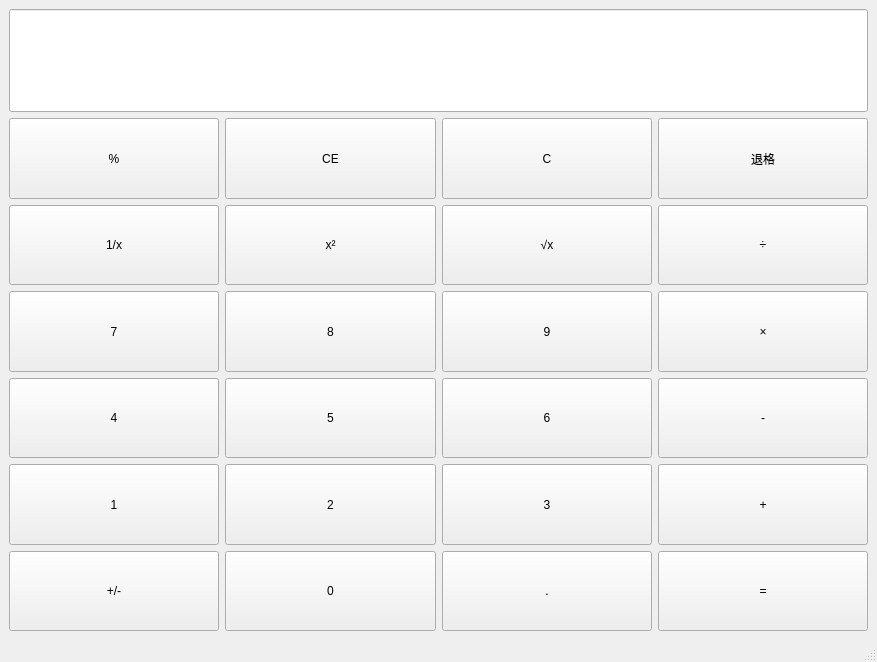
<?xml version="1.0" encoding="UTF-8"?>
<ui version="4.0">
 <class>MainWindow</class>
 <widget class="QMainWindow" name="MainWindow">
  <property name="geometry">
   <rect>
    <x>0</x>
    <y>0</y>
    <width>877</width>
    <height>662</height>
   </rect>
  </property>
  <property name="windowTitle">
   <string>MainWindow</string>
  </property>
  <property name="styleSheet">
   <string notr="true"/>
  </property>
  <widget class="QWidget" name="centralwidget">
   <layout class="QVBoxLayout" name="verticalLayout" stretch="1,5">
    <item>
     <widget class="QLineEdit" name="display">
      <property name="sizePolicy">
       <sizepolicy hsizetype="Expanding" vsizetype="Expanding">
        <horstretch>0</horstretch>
        <verstretch>0</verstretch>
       </sizepolicy>
      </property>
      <property name="font">
       <font>
        <family>Agency FB</family>
       </font>
      </property>
      <property name="alignment">
       <set>Qt::AlignRight|Qt::AlignTrailing|Qt::AlignVCenter</set>
      </property>
      <property name="readOnly">
       <bool>true</bool>
      </property>
     </widget>
    </item>
    <item>
     <layout class="QGridLayout" name="gridLayout" rowstretch="0,0,0,0,0,0,0,0,0,0" columnstretch="1,1,1,1">
      <item row="3" column="2">
       <widget class="QPushButton" name="btn_9">
        <property name="sizePolicy">
         <sizepolicy hsizetype="Expanding" vsizetype="Expanding">
          <horstretch>0</horstretch>
          <verstretch>0</verstretch>
         </sizepolicy>
        </property>
        <property name="text">
         <string>9</string>
        </property>
        <property name="iconSize">
         <size>
          <width>20</width>
          <height>20</height>
         </size>
        </property>
        <property name="checkable">
         <bool>false</bool>
        </property>
        <property name="checked">
         <bool>false</bool>
        </property>
        <property name="autoExclusive">
         <bool>false</bool>
        </property>
       </widget>
      </item>
      <item row="8" column="2">
       <widget class="QPushButton" name="btn_3">
        <property name="sizePolicy">
         <sizepolicy hsizetype="Expanding" vsizetype="Expanding">
          <horstretch>0</horstretch>
          <verstretch>0</verstretch>
         </sizepolicy>
        </property>
        <property name="text">
         <string>3</string>
        </property>
        <property name="iconSize">
         <size>
          <width>20</width>
          <height>20</height>
         </size>
        </property>
        <property name="checkable">
         <bool>false</bool>
        </property>
        <property name="checked">
         <bool>false</bool>
        </property>
        <property name="autoExclusive">
         <bool>false</bool>
        </property>
       </widget>
      </item>
      <item row="6" column="2">
       <widget class="QPushButton" name="btn_6">
        <property name="sizePolicy">
         <sizepolicy hsizetype="Expanding" vsizetype="Expanding">
          <horstretch>0</horstretch>
          <verstretch>0</verstretch>
         </sizepolicy>
        </property>
        <property name="text">
         <string>6</string>
        </property>
        <property name="iconSize">
         <size>
          <width>20</width>
          <height>20</height>
         </size>
        </property>
        <property name="checkable">
         <bool>false</bool>
        </property>
        <property name="checked">
         <bool>false</bool>
        </property>
        <property name="autoExclusive">
         <bool>false</bool>
        </property>
       </widget>
      </item>
      <item row="0" column="3">
       <widget class="QPushButton" name="btn_back">
        <property name="sizePolicy">
         <sizepolicy hsizetype="Expanding" vsizetype="Expanding">
          <horstretch>0</horstretch>
          <verstretch>0</verstretch>
         </sizepolicy>
        </property>
        <property name="text">
         <string>退格</string>
        </property>
        <property name="iconSize">
         <size>
          <width>20</width>
          <height>20</height>
         </size>
        </property>
        <property name="checkable">
         <bool>false</bool>
        </property>
        <property name="checked">
         <bool>false</bool>
        </property>
        <property name="autoExclusive">
         <bool>false</bool>
        </property>
       </widget>
      </item>
      <item row="8" column="3">
       <widget class="QPushButton" name="btn_add">
        <property name="sizePolicy">
         <sizepolicy hsizetype="Expanding" vsizetype="Expanding">
          <horstretch>0</horstretch>
          <verstretch>0</verstretch>
         </sizepolicy>
        </property>
        <property name="text">
         <string>+</string>
        </property>
        <property name="iconSize">
         <size>
          <width>20</width>
          <height>20</height>
         </size>
        </property>
        <property name="checkable">
         <bool>false</bool>
        </property>
        <property name="checked">
         <bool>false</bool>
        </property>
        <property name="autoExclusive">
         <bool>false</bool>
        </property>
       </widget>
      </item>
      <item row="0" column="2">
       <widget class="QPushButton" name="btn_clear">
        <property name="sizePolicy">
         <sizepolicy hsizetype="Expanding" vsizetype="Expanding">
          <horstretch>0</horstretch>
          <verstretch>0</verstretch>
         </sizepolicy>
        </property>
        <property name="text">
         <string>C</string>
        </property>
        <property name="iconSize">
         <size>
          <width>20</width>
          <height>20</height>
         </size>
        </property>
        <property name="checkable">
         <bool>false</bool>
        </property>
        <property name="checked">
         <bool>false</bool>
        </property>
        <property name="autoExclusive">
         <bool>false</bool>
        </property>
       </widget>
      </item>
      <item row="0" column="1">
       <widget class="QPushButton" name="btn_ce">
        <property name="sizePolicy">
         <sizepolicy hsizetype="Expanding" vsizetype="Expanding">
          <horstretch>0</horstretch>
          <verstretch>0</verstretch>
         </sizepolicy>
        </property>
        <property name="text">
         <string>CE</string>
        </property>
        <property name="iconSize">
         <size>
          <width>20</width>
          <height>20</height>
         </size>
        </property>
        <property name="checkable">
         <bool>false</bool>
        </property>
        <property name="checked">
         <bool>false</bool>
        </property>
        <property name="autoExclusive">
         <bool>false</bool>
        </property>
       </widget>
      </item>
      <item row="6" column="1">
       <widget class="QPushButton" name="btn_5">
        <property name="sizePolicy">
         <sizepolicy hsizetype="Expanding" vsizetype="Expanding">
          <horstretch>0</horstretch>
          <verstretch>0</verstretch>
         </sizepolicy>
        </property>
        <property name="text">
         <string>5</string>
        </property>
        <property name="iconSize">
         <size>
          <width>20</width>
          <height>20</height>
         </size>
        </property>
        <property name="checkable">
         <bool>false</bool>
        </property>
        <property name="checked">
         <bool>false</bool>
        </property>
        <property name="autoExclusive">
         <bool>false</bool>
        </property>
       </widget>
      </item>
      <item row="8" column="0">
       <widget class="QPushButton" name="btn_1">
        <property name="sizePolicy">
         <sizepolicy hsizetype="Expanding" vsizetype="Expanding">
          <horstretch>0</horstretch>
          <verstretch>0</verstretch>
         </sizepolicy>
        </property>
        <property name="text">
         <string>1</string>
        </property>
        <property name="iconSize">
         <size>
          <width>20</width>
          <height>20</height>
         </size>
        </property>
        <property name="checkable">
         <bool>false</bool>
        </property>
        <property name="checked">
         <bool>false</bool>
        </property>
        <property name="autoExclusive">
         <bool>false</bool>
        </property>
       </widget>
      </item>
      <item row="1" column="2">
       <widget class="QPushButton" name="btn_sqrt">
        <property name="sizePolicy">
         <sizepolicy hsizetype="Expanding" vsizetype="Expanding">
          <horstretch>0</horstretch>
          <verstretch>0</verstretch>
         </sizepolicy>
        </property>
        <property name="text">
         <string>√x</string>
        </property>
        <property name="iconSize">
         <size>
          <width>20</width>
          <height>20</height>
         </size>
        </property>
        <property name="checkable">
         <bool>false</bool>
        </property>
        <property name="checked">
         <bool>false</bool>
        </property>
        <property name="autoExclusive">
         <bool>false</bool>
        </property>
       </widget>
      </item>
      <item row="3" column="1">
       <widget class="QPushButton" name="btn_8">
        <property name="sizePolicy">
         <sizepolicy hsizetype="Expanding" vsizetype="Expanding">
          <horstretch>0</horstretch>
          <verstretch>0</verstretch>
         </sizepolicy>
        </property>
        <property name="text">
         <string>8</string>
        </property>
        <property name="iconSize">
         <size>
          <width>20</width>
          <height>20</height>
         </size>
        </property>
        <property name="checkable">
         <bool>false</bool>
        </property>
        <property name="checked">
         <bool>false</bool>
        </property>
        <property name="autoExclusive">
         <bool>false</bool>
        </property>
       </widget>
      </item>
      <item row="1" column="3">
       <widget class="QPushButton" name="btn_div">
        <property name="sizePolicy">
         <sizepolicy hsizetype="Expanding" vsizetype="Expanding">
          <horstretch>0</horstretch>
          <verstretch>0</verstretch>
         </sizepolicy>
        </property>
        <property name="text">
         <string>÷</string>
        </property>
        <property name="iconSize">
         <size>
          <width>20</width>
          <height>20</height>
         </size>
        </property>
        <property name="checkable">
         <bool>false</bool>
        </property>
        <property name="checked">
         <bool>false</bool>
        </property>
        <property name="autoExclusive">
         <bool>false</bool>
        </property>
       </widget>
      </item>
      <item row="9" column="1">
       <widget class="QPushButton" name="btn_0">
        <property name="sizePolicy">
         <sizepolicy hsizetype="Expanding" vsizetype="Expanding">
          <horstretch>0</horstretch>
          <verstretch>0</verstretch>
         </sizepolicy>
        </property>
        <property name="text">
         <string>0</string>
        </property>
        <property name="iconSize">
         <size>
          <width>20</width>
          <height>20</height>
         </size>
        </property>
        <property name="checkable">
         <bool>false</bool>
        </property>
        <property name="checked">
         <bool>false</bool>
        </property>
        <property name="autoExclusive">
         <bool>false</bool>
        </property>
       </widget>
      </item>
      <item row="6" column="0">
       <widget class="QPushButton" name="btn_4">
        <property name="sizePolicy">
         <sizepolicy hsizetype="Expanding" vsizetype="Expanding">
          <horstretch>0</horstretch>
          <verstretch>0</verstretch>
         </sizepolicy>
        </property>
        <property name="text">
         <string>4</string>
        </property>
        <property name="iconSize">
         <size>
          <width>20</width>
          <height>20</height>
         </size>
        </property>
        <property name="checkable">
         <bool>false</bool>
        </property>
        <property name="checked">
         <bool>false</bool>
        </property>
        <property name="autoExclusive">
         <bool>false</bool>
        </property>
       </widget>
      </item>
      <item row="3" column="0">
       <widget class="QPushButton" name="btn_7">
        <property name="sizePolicy">
         <sizepolicy hsizetype="Expanding" vsizetype="Expanding">
          <horstretch>0</horstretch>
          <verstretch>0</verstretch>
         </sizepolicy>
        </property>
        <property name="text">
         <string>7</string>
        </property>
        <property name="iconSize">
         <size>
          <width>20</width>
          <height>20</height>
         </size>
        </property>
        <property name="checkable">
         <bool>false</bool>
        </property>
        <property name="checked">
         <bool>false</bool>
        </property>
        <property name="autoExclusive">
         <bool>false</bool>
        </property>
       </widget>
      </item>
      <item row="8" column="1">
       <widget class="QPushButton" name="btn_2">
        <property name="sizePolicy">
         <sizepolicy hsizetype="Expanding" vsizetype="Expanding">
          <horstretch>0</horstretch>
          <verstretch>0</verstretch>
         </sizepolicy>
        </property>
        <property name="text">
         <string>2</string>
        </property>
        <property name="iconSize">
         <size>
          <width>20</width>
          <height>20</height>
         </size>
        </property>
        <property name="checkable">
         <bool>false</bool>
        </property>
        <property name="checked">
         <bool>false</bool>
        </property>
        <property name="autoExclusive">
         <bool>false</bool>
        </property>
       </widget>
      </item>
      <item row="9" column="0">
       <widget class="QPushButton" name="btn_negate">
        <property name="sizePolicy">
         <sizepolicy hsizetype="Expanding" vsizetype="Expanding">
          <horstretch>0</horstretch>
          <verstretch>0</verstretch>
         </sizepolicy>
        </property>
        <property name="text">
         <string>+/-</string>
        </property>
        <property name="iconSize">
         <size>
          <width>20</width>
          <height>20</height>
         </size>
        </property>
        <property name="checkable">
         <bool>false</bool>
        </property>
        <property name="checked">
         <bool>false</bool>
        </property>
        <property name="autoExclusive">
         <bool>false</bool>
        </property>
       </widget>
      </item>
      <item row="6" column="3">
       <widget class="QPushButton" name="btn_sub">
        <property name="sizePolicy">
         <sizepolicy hsizetype="Expanding" vsizetype="Expanding">
          <horstretch>0</horstretch>
          <verstretch>0</verstretch>
         </sizepolicy>
        </property>
        <property name="text">
         <string>-</string>
        </property>
        <property name="iconSize">
         <size>
          <width>20</width>
          <height>20</height>
         </size>
        </property>
        <property name="checkable">
         <bool>false</bool>
        </property>
        <property name="checked">
         <bool>false</bool>
        </property>
        <property name="autoExclusive">
         <bool>false</bool>
        </property>
       </widget>
      </item>
      <item row="9" column="2">
       <widget class="QPushButton" name="btn_dot">
        <property name="sizePolicy">
         <sizepolicy hsizetype="Expanding" vsizetype="Expanding">
          <horstretch>0</horstretch>
          <verstretch>0</verstretch>
         </sizepolicy>
        </property>
        <property name="text">
         <string>.</string>
        </property>
        <property name="iconSize">
         <size>
          <width>20</width>
          <height>20</height>
         </size>
        </property>
        <property name="checkable">
         <bool>false</bool>
        </property>
        <property name="checked">
         <bool>false</bool>
        </property>
        <property name="autoExclusive">
         <bool>false</bool>
        </property>
       </widget>
      </item>
      <item row="9" column="3">
       <widget class="QPushButton" name="btn_equal">
        <property name="sizePolicy">
         <sizepolicy hsizetype="Expanding" vsizetype="Expanding">
          <horstretch>0</horstretch>
          <verstretch>0</verstretch>
         </sizepolicy>
        </property>
        <property name="text">
         <string>=</string>
        </property>
        <property name="iconSize">
         <size>
          <width>20</width>
          <height>20</height>
         </size>
        </property>
        <property name="checkable">
         <bool>false</bool>
        </property>
        <property name="checked">
         <bool>false</bool>
        </property>
        <property name="autoExclusive">
         <bool>false</bool>
        </property>
       </widget>
      </item>
      <item row="1" column="1">
       <widget class="QPushButton" name="btn_square">
        <property name="sizePolicy">
         <sizepolicy hsizetype="Expanding" vsizetype="Expanding">
          <horstretch>0</horstretch>
          <verstretch>0</verstretch>
         </sizepolicy>
        </property>
        <property name="text">
         <string>x²</string>
        </property>
        <property name="iconSize">
         <size>
          <width>20</width>
          <height>20</height>
         </size>
        </property>
        <property name="checkable">
         <bool>false</bool>
        </property>
        <property name="checked">
         <bool>false</bool>
        </property>
        <property name="autoExclusive">
         <bool>false</bool>
        </property>
       </widget>
      </item>
      <item row="3" column="3">
       <widget class="QPushButton" name="btn_mul">
        <property name="sizePolicy">
         <sizepolicy hsizetype="Expanding" vsizetype="Expanding">
          <horstretch>0</horstretch>
          <verstretch>0</verstretch>
         </sizepolicy>
        </property>
        <property name="text">
         <string>×</string>
        </property>
        <property name="iconSize">
         <size>
          <width>20</width>
          <height>20</height>
         </size>
        </property>
        <property name="checkable">
         <bool>false</bool>
        </property>
        <property name="checked">
         <bool>false</bool>
        </property>
        <property name="autoExclusive">
         <bool>false</bool>
        </property>
       </widget>
      </item>
      <item row="0" column="0">
       <widget class="QPushButton" name="btn_percent">
        <property name="sizePolicy">
         <sizepolicy hsizetype="Expanding" vsizetype="Expanding">
          <horstretch>0</horstretch>
          <verstretch>0</verstretch>
         </sizepolicy>
        </property>
        <property name="text">
         <string>%</string>
        </property>
        <property name="iconSize">
         <size>
          <width>20</width>
          <height>20</height>
         </size>
        </property>
        <property name="checkable">
         <bool>false</bool>
        </property>
        <property name="checked">
         <bool>false</bool>
        </property>
        <property name="autoExclusive">
         <bool>false</bool>
        </property>
       </widget>
      </item>
      <item row="1" column="0">
       <widget class="QPushButton" name="btn_reciprocal">
        <property name="sizePolicy">
         <sizepolicy hsizetype="Expanding" vsizetype="Expanding">
          <horstretch>0</horstretch>
          <verstretch>0</verstretch>
         </sizepolicy>
        </property>
        <property name="text">
         <string>1/x</string>
        </property>
        <property name="iconSize">
         <size>
          <width>20</width>
          <height>20</height>
         </size>
        </property>
        <property name="checkable">
         <bool>false</bool>
        </property>
        <property name="checked">
         <bool>false</bool>
        </property>
        <property name="autoExclusive">
         <bool>false</bool>
        </property>
       </widget>
      </item>
     </layout>
    </item>
   </layout>
  </widget>
  <widget class="QMenuBar" name="menubar">
   <property name="geometry">
    <rect>
     <x>0</x>
     <y>0</y>
     <width>877</width>
     <height>25</height>
    </rect>
   </property>
  </widget>
  <widget class="QStatusBar" name="statusbar"/>
 </widget>
 <resources/>
 <connections/>
</ui>
